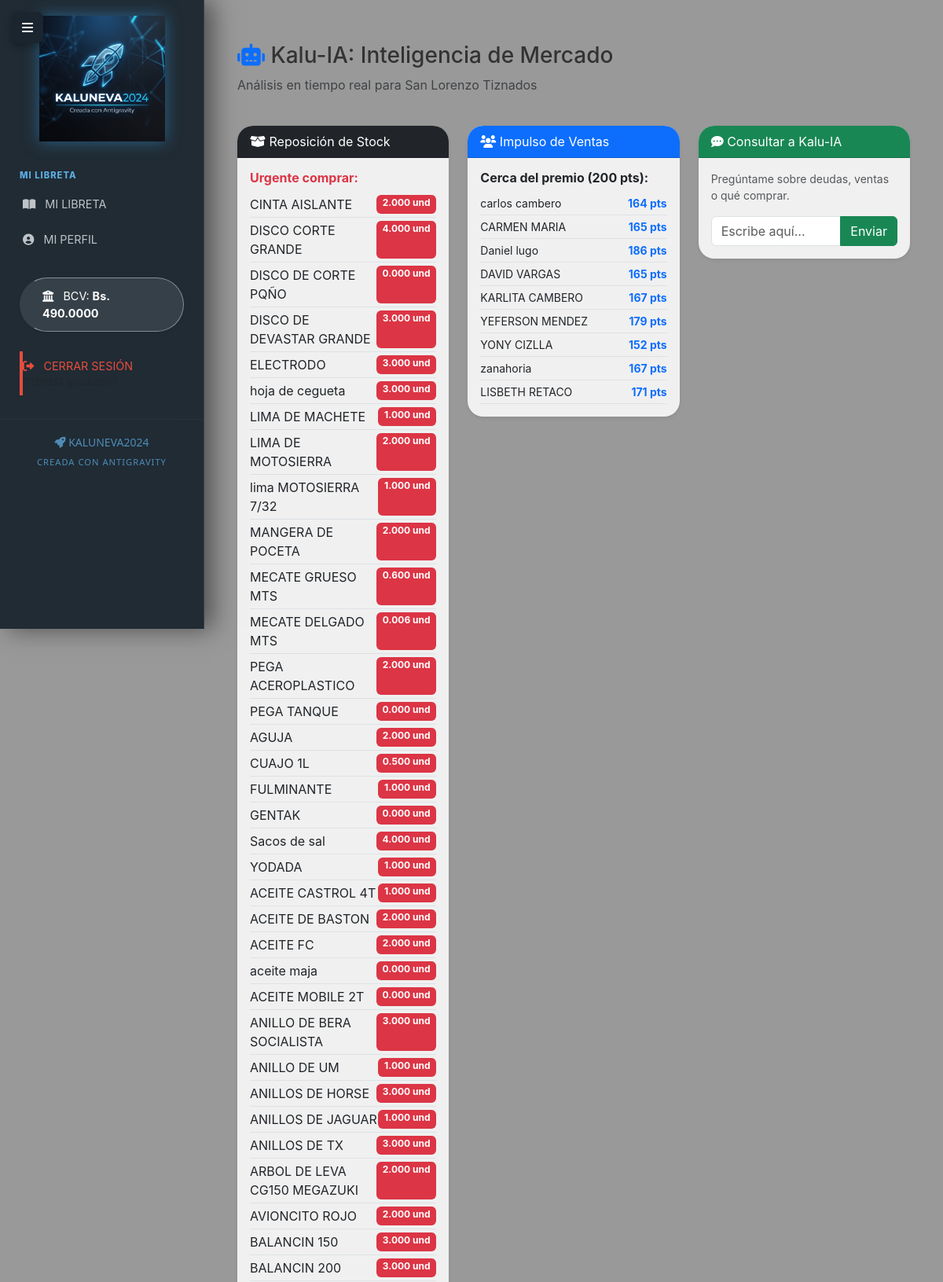
The app's page /ia-kalu (signed in, upper part) with its own data.
### models.py (models this page shows, shortened)
class TasaBCV(db.Model):
    __tablename__ = 'tasas_bcv'
    id = db.Column(db.Integer, primary_key=True)
    fecha = db.Column(db.Date, default=hoy_ve, unique=True)
    valor = db.Column(db.Numeric(10, 4), nullable=False)

class Producto(db.Model):
    __tablename__ = 'productos'
    id = db.Column(db.Integer, primary_key=True)
    codigo = db.Column(db.String(50), unique=True, nullable=False)
    nombre = db.Column(db.String(100), nullable=False)
    categoria = db.Column(db.String(50))
    costo_usd = db.Column(db.Numeric(10, 2), default=Decimal('0.00'))
    precio_normal_usd = db.Column(db.Numeric(10, 2), default=Decimal('0.00'))
    precio_oferta_usd = db.Column(db.Numeric(10, 2), default=Decimal('0.00'))
    stock = db.Column(db.Numeric(12, 3), default=Decimal('0.000'))
    stock_minimo = db.Column(db.Numeric(12, 3), default=Decimal('5.000'))
    unidad_medida = db.Column(db.String(10), default='UND')

class Cliente(db.Model):
    __tablename__ = 'clientes'
    id = db.Column(db.Integer, primary_key=True)
    nombre = db.Column(db.String(100), nullable=False)
    cedula = db.Column(db.String(20), unique=True, nullable=False)
    telefono = db.Column(db.String(20))
    direccion = db.Column(db.Text)
    fecha_nacimiento = db.Column(db.Date)
    saldo_usd = db.Column(db.Numeric(10, 2), default=Decimal('0.00'))
    saldo_bs = db.Column(db.Numeric(10, 2), default=Decimal('0.00'))
    puntos = db.Column(db.Integer, default=0)
    documentos = db.Column(db.Integer, default=0)
    ventas = db.relationship('Venta', backref='cliente', lazy=True)
    abonos = db.relationship('HistorialPago', backref='cliente', lazy=True)

### routes/ia_kalu.py (the view)
@ia_kalu_bp.route('/ia-kalu')
@login_required
def index():
    stock_bajo = Producto.query.filter(Producto.stock <= 5).all()
    proximos_premios = Cliente.query.filter(Cliente.puntos >= 150).all()
    return render_template('ia_kalu.html', stock_bajo=stock_bajo, proximos_premios=proximos_premios)

### app.py (called while the page is built)
@login_manager.user_loader
def load_user(user_id):
    user = db.session.get(User, int(user_id))
    if user and not getattr(user, 'activo', True):
        return None
    return user

@app.context_processor
def inject_tasa_actual():
    try:
        hoy = hoy_ve()
        tasa_hoy = TasaBCV.query.filter_by(fecha=hoy).first()
        if tasa_hoy:
            return dict(tasa_actual=tasa_hoy.valor, alerta_tasa=False)
        else:
            ultima = TasaBCV.query.order_by(TasaBCV.fecha.desc()).first()
            valor = ultima.valor if ultima else Decimal('0.00')
            return dict(tasa_actual=valor, alerta_tasa=True)
    except Exception as e:
        log.error(f"Error al inyectar tasa actual: {e}")
        return dict(tasa_actual=Decimal('0.00'), alerta_tasa=True)

### models.py (called while the page is built)
def hoy_ve():
    return datetime.now(pytz.timezone('America/Caracas')).date()

### templates/ia_kalu.html (shortened to what this page needs)
{% extends "base.html" %} {% block content %}
<div class="container mt-4">
  <div class="row mb-4">
    <div class="col-md-8">
      <h3>
        <i class="fas fa-robot text-primary"></i> Kalu-IA: Inteligencia de
        Mercado
      </h3>
      <p class="text-muted">
        Análisis en tiempo real para San Lorenzo Tiznados
      </p>
    </div>
  </div>
  <div class="row">
    <div class="col-md-4">
      <div class="card shadow-sm border-0 mb-4">
        <div class="card-header bg-dark text-white">
          <i class="fas fa-box-open"></i> Reposición de Stock
        </div>
        <div class="card-body">
          <h6 class="fw-bold text-danger">Urgente comprar:</h6>
          {% for p in stock_bajo %}
          <div class="d-flex justify-content-between border-bottom py-1">
            <span>{{ p.nombre }}</span>
            <span class="badge bg-danger">{{ p.stock }} und</span>
          </div>
          {% else %}
          <p class="text-muted small">Inventario saludable por ahora.</p>
          {% endfor %}
        </div>
      </div>
    </div>
    <div class="col-md-4">
      <div class="card shadow-sm border-0 mb-4">
        <div class="card-header bg-primary text-white">
          <i class="fas fa-users"></i> Impulso de Ventas
        </div>
        <div class="card-body">
          <h6 class="fw-bold">Cerca del premio (200 pts):</h6>
          {% for c in proximos_premios %}
          <div class="d-flex justify-content-between small border-bottom py-1">
            <span>{{ c.nombre }}</span>
            <span class="text-primary fw-bold">{{ c.puntos }} pts</span>
          </div>
          {% else %}
          <p class="text-muted small">No hay clientes cerca del tope.</p>
          {% endfor %}
        </div>
      </div>
    </div>
    <div class="col-md-4">
      <div class="card shadow-sm border-0 mb-4">
        <div class="card-header bg-success text-white">
          <i class="fas fa-comment-dots"></i> Consultar a Kalu-IA
        </div>
        <div class="card-body">
          <p class="small text-muted">
            Pregúntame sobre deudas, ventas o qué comprar.
          </p>
          <div class="input-group">
            <input
              type="text"
              id="preguntaIA"
              class="form-control"
              placeholder="Escribe aquí..."
            />
            <button class="btn btn-success" onclick="preguntarIA()">
              Enviar
            </button>
          </div>
        </div>
      </div>
    </div>
  </div>
</div>
{% endblock %}

### templates/base.html (shortened to what this page needs)
<!doctype html>
<html lang="es">
<head>
  <link href="https://cdn.jsdelivr.net/npm/bootstrap@5.3.0/dist/css/bootstrap.min.css" rel="stylesheet" />
  <link rel="stylesheet" href="https://cdnjs.cloudflare.com/ajax/libs/font-awesome/6.0.0/css/all.min.css" />
  <link rel="stylesheet" href="https://cdn.datatables.net/1.13.6/css/dataTables.bootstrap5.min.css">
  <link rel="stylesheet" href="https://cdn.datatables.net/buttons/2.4.2/css/buttons.bootstrap5.min.css">
  <link rel="stylesheet" href="{{ url_for('static', filename='movil.css') }}">
</head>
<body>
  <button class="btn-toggle-sidebar" id="sidebar-toggle" onclick="toggleSidebarMenu()">
    <i class="fas fa-bars"></i>
  </button>
    <div class="sidebar">
    <img src="/static/logo_antigravity.png" alt="KALUNEVA2024" class="logo-img">
    {% if current_user.role == 'productor' %}
        <div class="menu-label">Mi Libreta</div>
        <a href="{{ url_for('portal.mi_libreta') }}"><i class="fas fa-book-open me-2"></i> MI LIBRETA</a>
        <a href="{{ url_for('portal.mi_perfil') }}"><i class="fas fa-user-circle me-2"></i> MI PERFIL</a>
    {% endif %}
    <div style="padding: 15px 25px; margin-top: 10px">
      <a href="{{ url_for('set_tasa_bcv') }}" class="btn-tasa-bcv shadow-sm w-100
         {% if alerta_tasa %}border-danger{% endif %}" {% if alerta_tasa %}style="background:#c0392b;" {% endif %}>
        <i class="fas fa-university me-2"></i>
        {% if alerta_tasa %}
        <span>⚠️ ACTUALIZAR TASA</span>
        {% else %}
        <span>BCV: <strong>Bs. {{ tasa_actual|default('CARGAR') }}</strong></span>
        {% endif %}
      </a>
    </div>
    {% if current_user.is_authenticated %}
    <div style="padding: 10px 25px; margin-bottom: 20px;">
      <a href="{{ url_for('auth.logout') }}" style="color:#e74c3c; border-left: 4px solid #e74c3c;"
        class="d-block text-decoration-none py-2 px-0">
        <i class="fas fa-sign-out-alt me-2"></i> CERRAR SESIÓN
        <small class="d-block text-muted" style="font-size:0.75rem;">{{ current_user.username }} ({{ current_user.role
          }})</small>
      </a>
    </div>
    {% endif %}
    <div class="mt-auto px-4 py-3 text-center opacity-75" style="border-top: 1px solid rgba(255,255,255,0.05);">
        <small style="color: #5dade2; font-family: 'Segoe UI', Tahoma, Geneva, Verdana, sans-serif;">
            <i class="fas fa-rocket"></i> KALUNEVA2024<br>
            <span style="font-size: 0.7rem; letter-spacing: 1px;">CREADA CON ANTIGRAVITY</span>
        </small>
    </div>
  </div>
  <div class="main-content">
    {% block content %}
    {% endblock %}
  </div>
</body>
</html>

### templates/base.html (style rules this page uses)
body { background: url('/static/fondo_negocio_jpg.png') no-repeat center center fixed !important; background-size: cover !important; font-family: 'Inter', 'Segoe UI', sans-serif; min-height: 100vh; color: #333; }
body::before { content: ""; position: fixed; top: 0; left: 0; width: 100%; height: 100%; background: rgba(0, 0, 0, 0.4); z-index: -1; }
.sidebar { height: 100vh; background: rgba(26, 37, 47, 0.95); color: white; position: fixed; width: 260px; transition: all 0.4s cubic-bezier(0.4, 0, 0.2, 1); overflow-y: auto; z-index: 1050; backdrop-filter: blur(10px); border-right: 1px solid rgba(255, 255, 255, 0.1); backdrop-filter: blur(15px); box-shadow: 10px 0 30px rgba(0,0,0,0.5); }
.sidebar .logo-img { width: 100%; max-width: 200px; padding: 20px; display: block; margin: 0 auto; filter: drop-shadow(0 0 10px rgba(52, 152, 219, 0.5)); }
.sidebar .menu-label { padding: 15px 25px 5px 25px; font-size: 0.7rem; text-transform: uppercase; color: #5dade2; font-weight: 800; letter-spacing: 1px; }
.sidebar a { color: #bdc3c7; text-decoration: none; padding: 12px 25px; display: block; transition: all 0.2s; font-size: 0.9rem; border-left: 4px solid transparent; }
.main-content { margin-left: 260px; padding: 30px; transition: all 0.4s cubic-bezier(0.4, 0, 0.2, 1); }
.btn-toggle-sidebar { position: fixed; top: 15px; left: 15px; z-index: 1100; background: #1a252f; color: white; border: none; border-radius: 8px; width: 40px; height: 40px; display: flex; align-items: center; justify-content: center; cursor: pointer; box-shadow: 0 4px 10px rgba(0,0,0,0.3); transition: all 0.3s; }
.card { border: 1px solid rgba(255, 255, 255, 0.2); border-radius: 20px; background: rgba(255, 255, 255, 0.85); backdrop-filter: blur(15px); box-shadow: 0 10px 30px rgba(0, 0, 0, 0.1); overflow: hidden; transition: transform 0.2s; }
.btn-tasa-bcv { background: rgba(255, 255, 255, 0.1); border: 1px solid rgba(255, 255, 255, 0.4); color: white !important; border-radius: 50px; padding: 8px 15px; font-size: 0.85rem; text-decoration: none !important; display: inline-flex; align-items: center; justify-content: center; }

### records on screen
TasaBCV: valor "490.0000"
Producto: nombre "CINTA AISLANTE", stock "2.000"
Producto: nombre "DISCO CORTE GRANDE", stock "4.000"
Producto: nombre "DISCO DE CORTE PQÑO", stock "0.000"
Producto: nombre "DISCO DE DEVASTAR GRANDE", stock "3.000"
Producto: nombre "ELECTRODO", stock "3.000"
Producto: nombre "hoja de cegueta", stock "3.000"
Producto: nombre "LIMA DE MACHETE", stock "1.000"
Producto: nombre "LIMA DE MOTOSIERRA", stock "2.000"
Producto: nombre "lima MOTOSIERRA 7/32", stock "1.000"
Producto: nombre "MANGERA DE POCETA", stock "2.000"
Producto: nombre "MECATE GRUESO MTS", stock "0.600"
Producto: nombre "MECATE DELGADO MTS", stock "0.006"
Producto: nombre "PEGA ACEROPLASTICO", stock "2.000"
Producto: nombre "PEGA TANQUE", stock "0.000"
Producto: nombre "AGUJA", stock "2.000"
Producto: nombre "CUAJO 1L", stock "0.500"
Producto: nombre "FULMINANTE", stock "1.000"
Producto: nombre "GENTAK", stock "0.000"
Producto: nombre "Sacos de sal", stock "4.000"
Producto: nombre "YODADA", stock "1.000"
Producto: nombre "ACEITE CASTROL 4T", stock "1.000"
Producto: nombre "ACEITE DE BASTON", stock "2.000"
Producto: nombre "ACEITE FC", stock "2.000"
Producto: nombre "aceite maja", stock "0.000"
Producto: nombre "ACEITE MOBILE 2T", stock "0.000"
Producto: nombre "ANILLO DE BERA SOCIALISTA", stock "3.000"
Producto: nombre "ANILLO DE UM", stock "1.000"
Producto: nombre "ANILLOS DE HORSE", stock "3.000"
Producto: nombre "ANILLOS DE JAGUAR", stock "1.000"
Producto: nombre "ANILLOS DE TX", stock "3.000"
Producto: nombre "ARBOL DE LEVA CG150 MEGAZUKI", stock "2.000"
Producto: nombre "AVIONCITO ROJO", stock "2.000"
Producto: nombre "BALANCIN 150", stock "3.000"
Producto: nombre "BALANCIN 200", stock "3.000"
Cliente: nombre "carlos cambero", puntos "164"
Cliente: nombre "CARMEN MARIA", puntos "165"
Cliente: nombre "Daniel lugo", puntos "186"
Cliente: nombre "DAVID VARGAS", puntos "165"
Cliente: nombre "KARLITA CAMBERO", puntos "167"
Cliente: nombre "YEFERSON MENDEZ", puntos "179"
Cliente: nombre "YONY CIZLLA", puntos "152"
Cliente: nombre "zanahoria", puntos "167"
Cliente: nombre "LISBETH RETACO", puntos "171"
